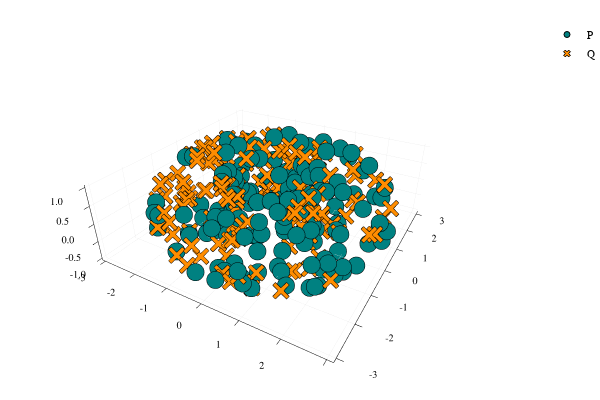

Notebook code for this chart:
### Code cell
p = plot_3D(P,Q)
plot(p)

### Figure 1 — Plotly figure (JSON) as saved in the notebook; plotly's stock layout.template omitted (floating-point values rounded to 4 significant figures; data arrays with more than 128 entries replaced by an {"elided": "..."} marker saying what was removed)
{"data": [{"colorbar": {"title": ""}, "legendgroup": "P", "marker": {"color": "rgba(0, 129, 129, 1.000)", "line": {"color": "rgba(0, 0, 0, 1.000)", "width": 1}, "size": 6, "symbol": "circle"}, "mode": "markers", "name": "P", "showlegend": true, "type": "scatter3d", "x": {"elided": "150 float values"}, "xaxis": "x1", "y": {"elided": "150 float values"}, "yaxis": "y1", "z": {"elided": "150 float values"}, "zmax": null, "zmin": null}, {"colorbar": {"title": ""}, "legendgroup": "Q", "marker": {"color": "rgba(255, 141, 0, 1.000)", "line": {"color": "rgba(0, 0, 0, 1.000)", "width": 1}, "size": 6, "symbol": "x"}, "mode": "markers", "name": "Q", "showlegend": true, "type": "scatter3d", "x": {"elided": "150 float values"}, "xaxis": "x1", "y": {"elided": "150 float values"}, "yaxis": "y1", "z": {"elided": "150 float values"}, "zmax": null, "zmin": null}], "layout": {"annotations": [], "height": 400, "legend": {"bgcolor": "rgba(255, 255, 255, 1.000)", "bordercolor": "rgba(0, 0, 0, 1.000)", "font": {"color": "rgba(0, 0, 0, 1.000)", "family": "sans-serif", "size": 11}, "tracegroupgap": 0, "x": 1, "y": 1}, "margin": {"b": 20, "l": 0, "r": 0, "t": 20}, "paper_bgcolor": "rgba(255, 255, 255, 1.000)", "plot_bgcolor": "rgba(255, 255, 255, 1.000)", "scene": {"camera": {"eye": {"x": 1.126, "y": -1.95, "z": 1.3}}, "xaxis": {"anchor": "y1", "domain": [0.03619, 0.9934], "gridcolor": "rgba(0, 0, 0, 0.100)", "gridwidth": 0.5, "linecolor": "rgba(0, 0, 0, 1.000)", "mirror": false, "range": [-3.102, 3.144], "showgrid": true, "showline": true, "showticklabels": true, "tickangle": 0, "tickcolor": "rgb(0, 0, 0)", "tickfont": {"color": "rgba(0, 0, 0, 1.000)", "family": "sans-serif", "size": 11}, "tickmode": "array", "ticks": "inside", "ticktext": ["-3", "-2", "-1", "0", "1", "2", "3"], "tickvals": [-3, -2, -1, 0, 1, 2, 3], "title": "", "titlefont": {"color": "rgba(0, 0, 0, 1.000)", "family": "sans-serif", "size": 15}, "type": "-", "visible": true, "zeroline": false, "zerolinecolor": "rgba(0, 0, 0, 1.000)"}, "yaxis": {"anchor": "x1", "domain": [0.03762, 0.9902], "gridcolor": "rgba(0, 0, 0, 0.100)", "gridwidth": 0.5, "linecolor": "rgba(0, 0, 0, 1.000)", "mirror": false, "range": [-3.119, 3.174], "showgrid": true, "showline": true, "showticklabels": true, "tickangle": 0, "tickcolor": "rgb(0, 0, 0)", "tickfont": {"color": "rgba(0, 0, 0, 1.000)", "family": "sans-serif", "size": 11}, "tickmode": "array", "ticks": "inside", "ticktext": ["-3", "-2", "-1", "0", "1", "2", "3"], "tickvals": [-3, -2, -1, 0, 1, 2, 3], "title": "", "titlefont": {"color": "rgba(0, 0, 0, 1.000)", "family": "sans-serif", "size": 15}, "type": "-", "visible": true, "zeroline": false, "zerolinecolor": "rgba(0, 0, 0, 1.000)"}, "zaxis": {"gridcolor": "rgba(0, 0, 0, 0.100)", "gridwidth": 0.5, "linecolor": "rgba(0, 0, 0, 1.000)", "mirror": false, "range": [-1.06, 1.06], "showgrid": true, "showline": true, "showticklabels": true, "tickangle": 0, "tickcolor": "rgb(0, 0, 0)", "tickfont": {"color": "rgba(0, 0, 0, 1.000)", "family": "sans-serif", "size": 11}, "tickmode": "array", "ticks": "inside", "ticktext": ["-1.0", "-0.5", "0.0", "0.5", "1.0"], "tickvals": [-1, -0.5, 0, 0.5, 1], "title": "", "titlefont": {"color": "rgba(0, 0, 0, 1.000)", "family": "sans-serif", "size": 15}, "type": "-", "visible": true, "zeroline": false, "zerolinecolor": "rgba(0, 0, 0, 1.000)"}}, "showlegend": true, "width": 600}}
